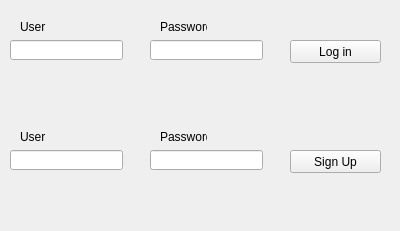
<?xml version="1.0" encoding="UTF-8"?>
<ui version="4.0">
 <class>MEX_Login</class>
 <widget class="QWidget" name="MEX_Login">
  <property name="geometry">
   <rect>
    <x>0</x>
    <y>0</y>
    <width>400</width>
    <height>231</height>
   </rect>
  </property>
  <property name="windowTitle">
   <string>MEX_Login</string>
  </property>
  <widget class="QLabel" name="lblPW">
   <property name="geometry">
    <rect>
     <x>160</x>
     <y>20</y>
     <width>47</width>
     <height>13</height>
    </rect>
   </property>
   <property name="text">
    <string>Password</string>
   </property>
  </widget>
  <widget class="QLabel" name="lblLogInOutput">
   <property name="geometry">
    <rect>
     <x>20</x>
     <y>70</y>
     <width>341</width>
     <height>31</height>
    </rect>
   </property>
   <property name="text">
    <string/>
   </property>
  </widget>
  <widget class="QPushButton" name="btnSignUp">
   <property name="geometry">
    <rect>
     <x>290</x>
     <y>150</y>
     <width>91</width>
     <height>23</height>
    </rect>
   </property>
   <property name="text">
    <string>Sign Up</string>
   </property>
  </widget>
  <widget class="QLabel" name="lblPW_2">
   <property name="geometry">
    <rect>
     <x>160</x>
     <y>130</y>
     <width>47</width>
     <height>13</height>
    </rect>
   </property>
   <property name="text">
    <string>Password</string>
   </property>
  </widget>
  <widget class="QLineEdit" name="edtSignUser">
   <property name="geometry">
    <rect>
     <x>10</x>
     <y>150</y>
     <width>113</width>
     <height>20</height>
    </rect>
   </property>
  </widget>
  <widget class="QLabel" name="lblUser_2">
   <property name="geometry">
    <rect>
     <x>20</x>
     <y>130</y>
     <width>47</width>
     <height>13</height>
    </rect>
   </property>
   <property name="text">
    <string>User</string>
   </property>
  </widget>
  <widget class="QLineEdit" name="edtLogInUser">
   <property name="geometry">
    <rect>
     <x>10</x>
     <y>40</y>
     <width>113</width>
     <height>20</height>
    </rect>
   </property>
  </widget>
  <widget class="QLineEdit" name="edtSignPW">
   <property name="geometry">
    <rect>
     <x>150</x>
     <y>150</y>
     <width>113</width>
     <height>20</height>
    </rect>
   </property>
   <property name="inputMethodHints">
    <set>Qt::ImhHiddenText|Qt::ImhNoAutoUppercase|Qt::ImhNoPredictiveText|Qt::ImhSensitiveData</set>
   </property>
   <property name="echoMode">
    <enum>QLineEdit::Password</enum>
   </property>
  </widget>
  <widget class="QLabel" name="lblUser">
   <property name="geometry">
    <rect>
     <x>20</x>
     <y>20</y>
     <width>47</width>
     <height>13</height>
    </rect>
   </property>
   <property name="text">
    <string>User</string>
   </property>
  </widget>
  <widget class="QPushButton" name="btnLogIn">
   <property name="geometry">
    <rect>
     <x>290</x>
     <y>40</y>
     <width>91</width>
     <height>23</height>
    </rect>
   </property>
   <property name="text">
    <string>Log in</string>
   </property>
  </widget>
  <widget class="QLineEdit" name="edtLogInPW">
   <property name="geometry">
    <rect>
     <x>150</x>
     <y>40</y>
     <width>113</width>
     <height>20</height>
    </rect>
   </property>
   <property name="echoMode">
    <enum>QLineEdit::Password</enum>
   </property>
  </widget>
  <widget class="QLabel" name="lblSignOutput">
   <property name="geometry">
    <rect>
     <x>20</x>
     <y>180</y>
     <width>341</width>
     <height>31</height>
    </rect>
   </property>
   <property name="text">
    <string/>
   </property>
  </widget>
 </widget>
 <layoutdefault spacing="6" margin="11"/>
 <tabstops>
  <tabstop>edtLogInUser</tabstop>
  <tabstop>edtLogInPW</tabstop>
  <tabstop>btnLogIn</tabstop>
  <tabstop>edtSignUser</tabstop>
  <tabstop>edtSignPW</tabstop>
  <tabstop>btnSignUp</tabstop>
 </tabstops>
 <resources/>
 <connections/>
</ui>
